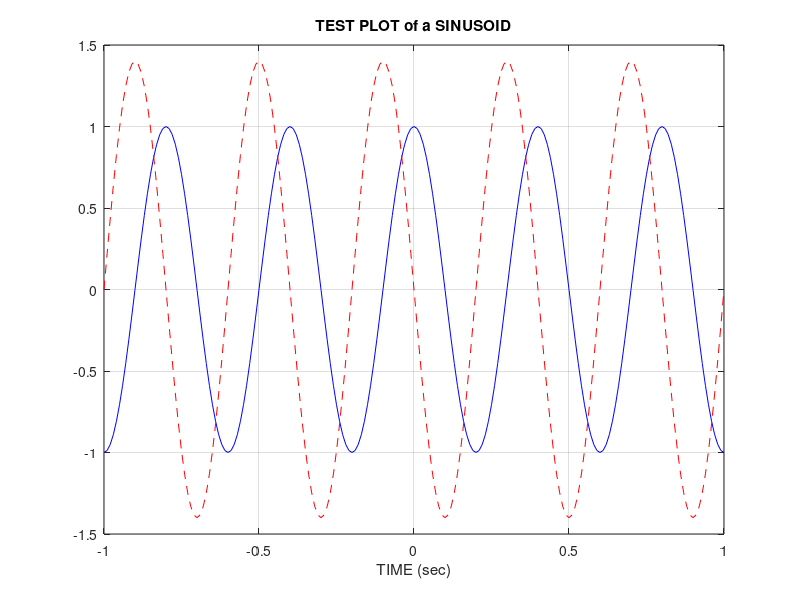

The MATLAB script that drew this image:
tt = -1 : 0.01 : 1;
xx = cos( 5*pi*tt );
zz = 1.4*exp(j*pi/2)*exp(j*5*pi*tt);
%<--- plot a sinusoid
plot( tt, xx, 'b-', tt, real(zz), 'r--' ), grid on
title('TEST PLOT of a SINUSOID')
xlabel('TIME (sec)')